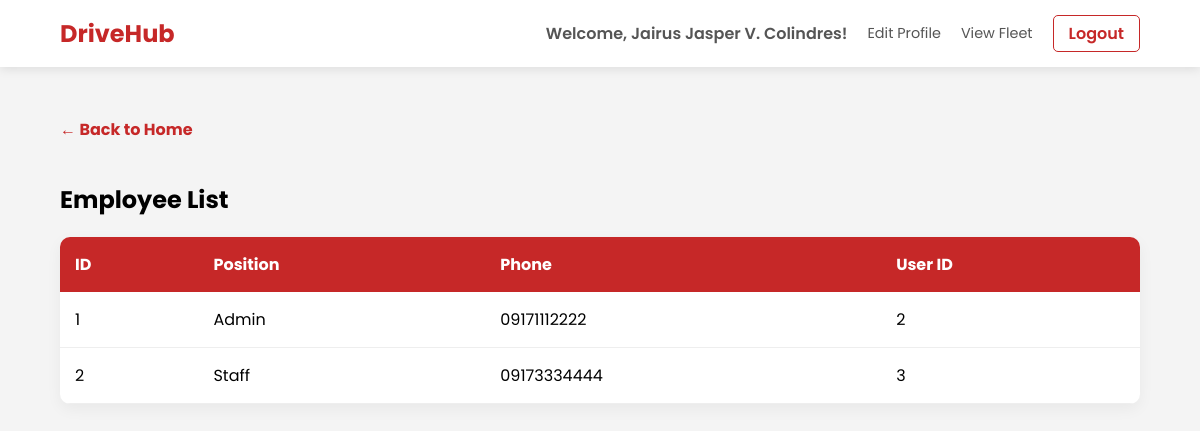
The page /pages/people/display_employee.php (signed in) on the database its author committed.
### tables this page shows
CREATE TABLE `employee` (
  `employeeID` int(11) NOT NULL,
  `position` varchar(100) DEFAULT NULL,
  `phoneNumber` varchar(20) DEFAULT NULL,
  `userID` int(11) DEFAULT NULL
);

### pages/people/display_employee.php (the view, shortened to what this page needs)
<?php
include('../../utils/db.php');
$query = "SELECT * FROM employee";
$stmt = $conn->prepare($query);
$stmt->execute();
$result = $stmt->get_result();
?>
<!DOCTYPE html>
<html lang="en">
<head>
    <link rel="stylesheet" href="../../css/base.css">
    <link rel="stylesheet" href="../../css/tables.css">
</head>
<body>
    <?php include('../../components/navbar.php'); ?>
    <div class="container">
        <a href="../../index.php" class="btn-back">← Back to Home</a>
        <h2>Employee List</h2>
        <table>
            <thead>
                <tr>
                    <th>ID</th>
                    <th>Position</th>
                    <th>Phone</th>
                    <th>User ID</th>
                </tr>
            </thead>
            <tbody>
                <?php while($row = $result->fetch_assoc()) { ?>
                <tr>
                    <td><?php echo $row['employeeID']; ?></td>
                    <td><?php echo $row['position']; ?></td>
                    <td><?php echo $row['phoneNumber']; ?></td>
                    <td><?php echo $row['userID']; ?></td>
                </tr>
                <?php } ?>
            </tbody>
        </table>
    </div>
</body>
</html>

### css/base.css (style rules this page uses)
body { font-family: 'Poppins', sans-serif; margin: 0; background-color: #f4f4f4; }
a { transition: 0.3s; text-decoration: none; }
.container { padding: 50px 5%; }

### css/tables.css (style rules this page uses)
table { width: 100%; border-collapse: collapse; background: white; border-radius: 10px; overflow: hidden; box-shadow: 0 5px 15px rgba(0,0,0,0.05); }
th { background: #c62828; color: white; padding: 15px; text-align: left; }
td { padding: 15px; border-bottom: 1px solid #eee; }
.btn-back { display: inline-block; margin-bottom: 20px; text-decoration: none; color: #c62828; font-weight: bold; }

### rows shown on the page
employee: employeeID "1", position "Admin", phoneNumber "09171112222", userID "2"
employee: employeeID "2", position "Staff", phoneNumber "09173334444", userID "3"

### other values the page prints
$_SESSION['username'] "Jairus Jasper V. Colindres"
